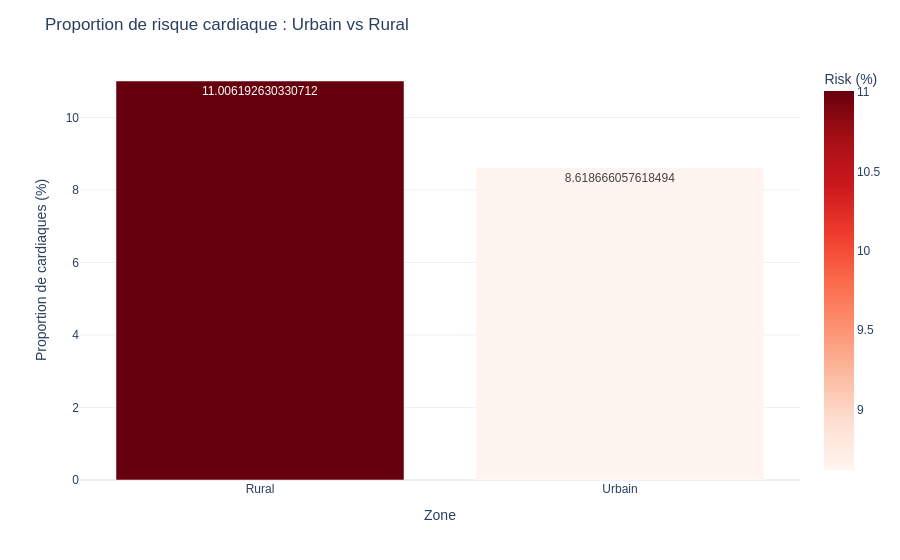

The code cell stored with this chart in its notebook:
### Markdown cell above
Le graphe montre la proportion de personnes à risque selon le nombre d'heures de sommeil. On observe qu'entre 6 et 9h de sommeil, le risque est le plus faible. Moins ou plus d'heures de sommeil que cela augmente le risque.

### Code cell
import pandas as pd
import plotly.express as px

# Copier le DataFrame
df_urb = df_full.copy()

# Créer des labels
df_urb['Zone'] = df_urb['_URBSTAT'].map({1:'Urbain', 2:'Rural'})

# Filtrer les valeurs manquantes
df_urb = df_urb[df_urb['Zone'].notna()]

# Calculer la proportion de cardiaques par zone
risk_by_zone = (
    df_urb.groupby('Zone')['TARGET']
    .mean()  # moyenne = proportion TARGET=1
    .reset_index()
)
risk_by_zone['Risk (%)'] = risk_by_zone['TARGET'] * 100

# --- Bar chart ---
fig = px.bar(
    risk_by_zone,
    x='Zone',
    y='Risk (%)',
    text='Risk (%)',
    color='Risk (%)',
    color_continuous_scale='Reds'
)

fig.update_layout(
    title="Proportion de risque cardiaque : Urbain vs Rural",
    xaxis_title="Zone",
    yaxis_title="Proportion de cardiaques (%)",
    template="plotly_white",
    font=dict(family="Arial", size=12)
)

fig.show()

### Figure 1 — Plotly figure (JSON) as saved in the notebook; plotly's stock layout.template omitted (floating-point values rounded to 4 significant figures)
{"data": [{"hovertemplate": "Zone=%{x}<br>Risk (%)=%{marker.color}<extra></extra>", "legendgroup": "", "marker": {"color": [11.01, 8.619], "coloraxis": "coloraxis", "pattern": {"shape": ""}}, "name": "", "orientation": "v", "showlegend": false, "text": [11.01, 8.619], "textposition": "auto", "type": "bar", "x": ["Rural", "Urbain"], "xaxis": "x", "y": [11.01, 8.619], "yaxis": "y"}], "layout": {"barmode": "relative", "coloraxis": {"colorbar": {"title": {"text": "Risk (%)"}}, "colorscale": [[0, "rgb(255,245,240)"], [0.125, "rgb(254,224,210)"], [0.25, "rgb(252,187,161)"], [0.375, "rgb(252,146,114)"], [0.5, "rgb(251,106,74)"], [0.625, "rgb(239,59,44)"], [0.75, "rgb(203,24,29)"], [0.875, "rgb(165,15,21)"], [1, "rgb(103,0,13)"]]}, "font": {"family": "Arial", "size": 12}, "legend": {"tracegroupgap": 0}, "margin": {"t": 60}, "title": {"text": "Proportion de risque cardiaque : Urbain vs Rural"}, "xaxis": {"anchor": "y", "domain": [0, 1], "title": {"text": "Zone"}}, "yaxis": {"anchor": "x", "domain": [0, 1], "title": {"text": "Proportion de cardiaques (%)"}}}}
